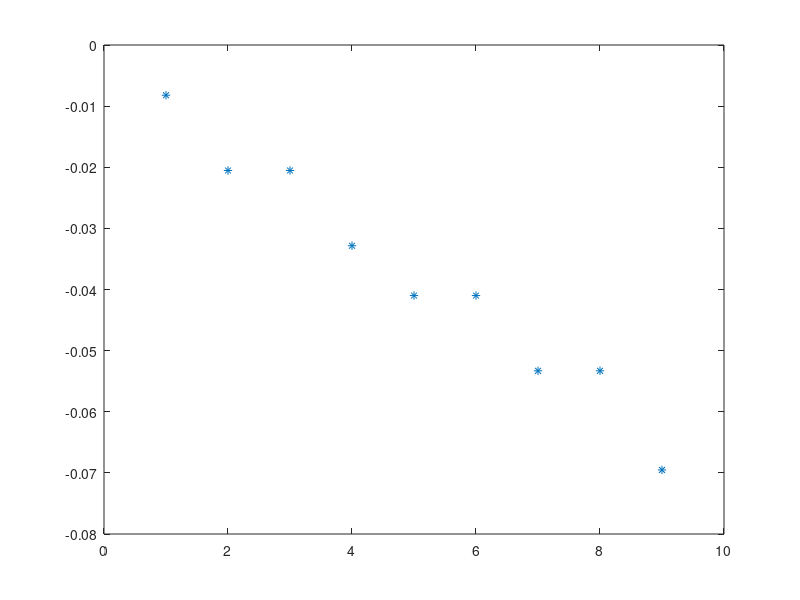
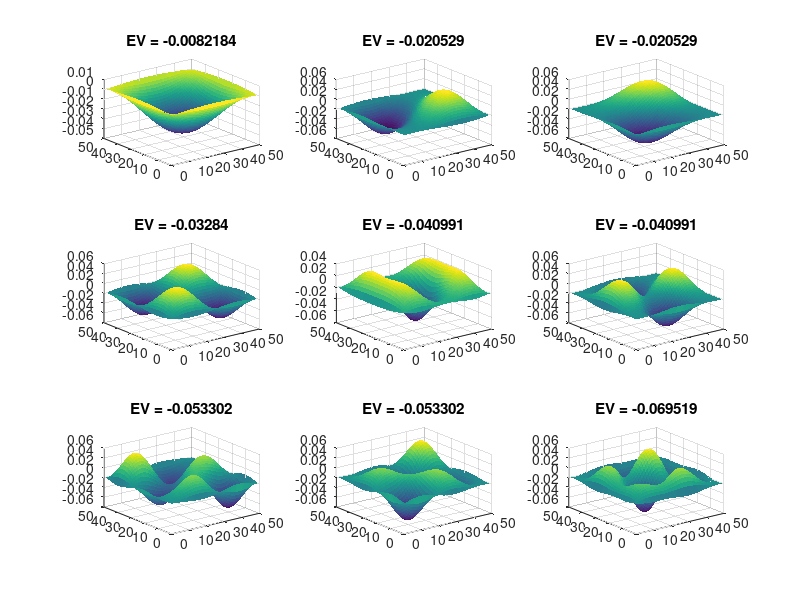

The MATLAB source for these figures, in order:
set(0,'DefaultFigureWindowStyle','docked')
nx = 50;
ny = 50;
V = zeros(nx,ny);
G = sparse(nx*ny,ny*nx);


    for i = 1:nx 
        for j = 1:ny
        n = j +(i-1)*ny;
        nxm = j +(i-2)*ny;
        nxp = j +i*ny;
        nym =(j-1) +(i-1)*ny;
        nyp = (j+1) +(i-1)*ny;
        
            if i == 1 
            G(n,n) = 1;
            elseif i == nx
            G(n,n) = 1;
            elseif j == 1
            G(n,n) = 1;
            elseif j == ny
            G(n,n) = 1;
                
            else 
            G(n,n) = -4;
            G(nxp,n) = 1;
            G(nxm,n) = 1;
            G(nym,n) = 1;
            G(nyp,n) = 1;
            end           
        end
    end
%spy(G)
[E,D] = eigs(G,9,'SM');
plot(diag(D),'*');

np = ceil(sqrt(9))
figure('name','Modes')
for k = 1:9
    M = E(:,k);
    for i = 1:nx
        for j = 1:ny
            n = i + (j-1)*nx;
            V(i,j) = M(n);
        end
        subplot(np,np,k), surf(V,'linestyle','none')
        title(['EV = ' num2str(D(k,k))])
    end
end

